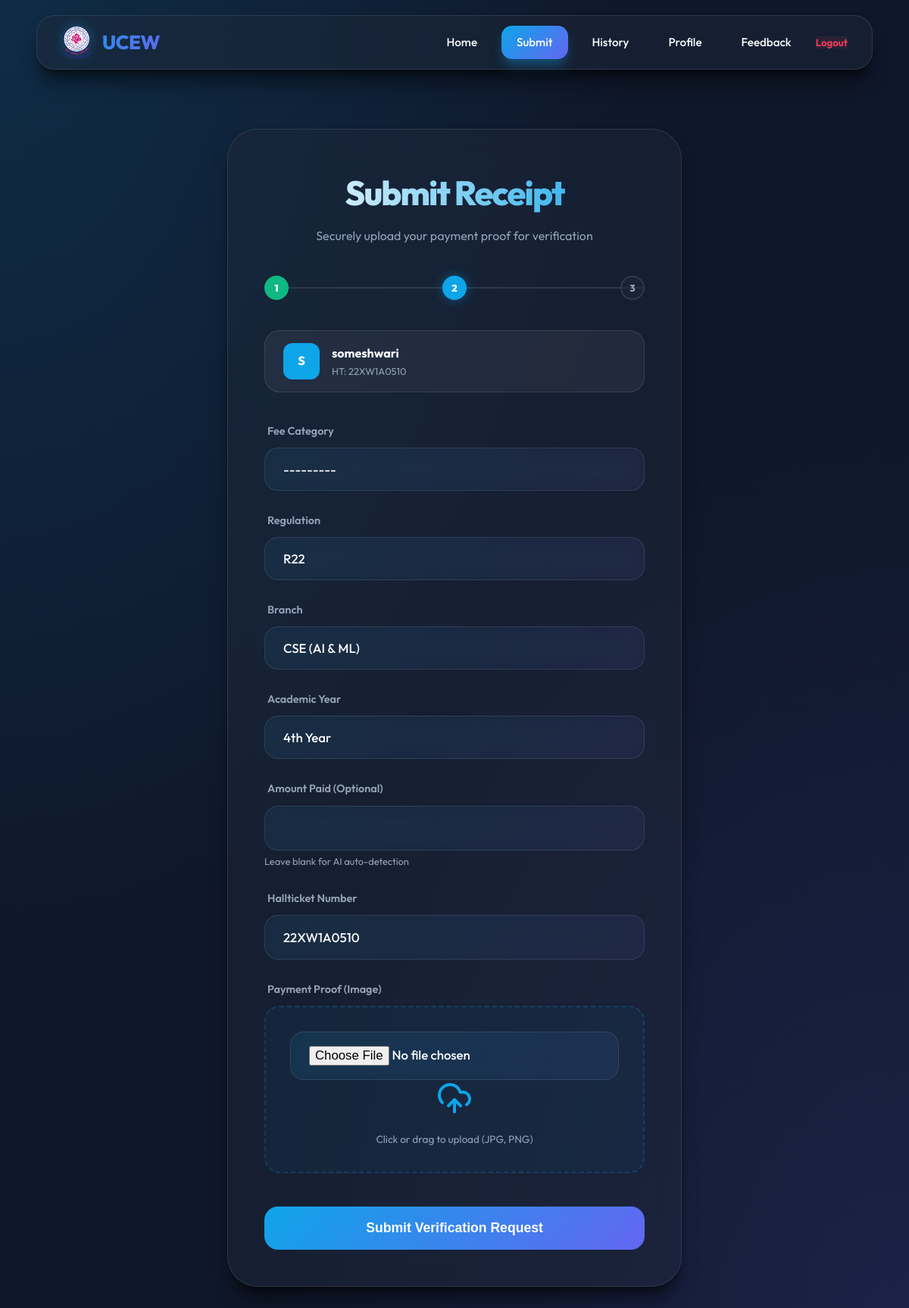
The page /submit/ (signed in) on the database its author committed.
### fee/models_student_profile.py (models this page shows, shortened)
class StudentProfile(models.Model):
    REGULATIONS = [
        ('r18', 'R18'),
        ('r22', 'R22'),
        ('r25', 'R25'),
    ]
    ACADEMIC_YEARS = [
        ('1', '1st Year'),
        ('2', '2nd Year'),
        ('3', '3rd Year'),
        ('4', '4th Year'),
    ]
    BRANCH_CHOICES = [
        ('CSE', 'Computer Science & Engineering'),
        ('CSM', 'CSE (AI & ML)'),
        ('ECE', 'Electronics & Communication'),
        ('CIVIL', 'Civil Engineering'),
        ('MECH', 'Mechanical Engineering'),
    ]
    user = models.OneToOneField(User, on_delete=models.CASCADE)
    hallticket_number = models.CharField(max_length=32, unique=True)
    regulation = models.CharField(max_length=10, choices=REGULATIONS, null=True, blank=True)
    branch = models.CharField(max_length=10, choices=BRANCH_CHOICES, null=True, blank=True)
    academic_year = models.CharField(max_length=10, choices=ACADEMIC_YEARS, null=True, blank=True)

### fee/views.py (the view)
# urls.py: path('submit/', views.submit_receipt, name='submit_receipt'),
@login_required
def submit_receipt(request):
    student_profile = StudentProfile.objects.filter(user=request.user).first()
    hallticket_number = student_profile.hallticket_number if student_profile else None
    student_details = {
        'username': request.user.username,
        'email': request.user.email,
        'hallticket_number': hallticket_number,
        'regulation': student_profile.regulation if student_profile else None,
        'academic_year': student_profile.academic_year if student_profile else None,
    } if student_profile else None
    if request.method == 'POST':
        form = ReceiptUploadForm(request.POST, request.FILES)
        if form.is_valid():
            receipt = form.save(commit=False)
            receipt.student = request.user
            form_ht_no = form.cleaned_data.get('hallticket_number')
            form_reg = form.cleaned_data.get('regulation')
            form_year = form.cleaned_data.get('academic_year')
            form_branch = form.cleaned_data.get('branch')
            if form_ht_no:
                update_student_profile(request.user, ht_no=form_ht_no, regulation=form_reg, academic_year=form_year, branch=form_branch)
            receipt.hallticket_number = form_ht_no
            try:
                image_file = request.FILES.get('image')
                if not image_file:
                    messages.error(request, "No image uploaded. Please select a file and try again.")
                    return redirect('submit_receipt')
                with tempfile.NamedTemporaryFile(delete=False, suffix=os.path.splitext(image_file.name)[-1]) as temp_img:
                    for chunk in image_file.chunks():
                        temp_img.write(chunk)
                    temp_img_path = temp_img.name
                data = extract_detailed_data(temp_img_path)
                text = data['text']
                utr = data['utr']
                txn_time = data['txn_time']
                if receipt.fee_type == 'exam' and text:
                    normalized_text = text.replace(' ', '').replace('-', '').upper()
                    has_acc = '41276761385' in normalized_text
                    has_bank = data.get('bank_name') in ['State Bank of India', 'SBI'] or 'STATEBANK' in normalized_text or 'SBI' in normalized_text
                    if not has_acc or not has_bank:
                        messages.error(request, "Submission Rejected: Exam fee must be paid only to State Bank of India, Account No: 41276761385. The submitted receipt does not match these details.")
                        if os.path.exists(temp_img_path):
                            os.remove(temp_img_path)
                        return redirect('submit_receipt')
                receipt.extracted_text = text
                receipt.utr = utr
                receipt.bank_name = data['bank_name']
                receipt.receiver_name = data['receiver_name']
                receipt.bank_account_name = data['bank_account_name']
                receipt.transaction_id = data['transaction_id']
                ocr_amount = data.get('amount')
                manual_amount = form.cleaned_data.get('amount')
                ignore_mismatch = request.POST.get('ignore_mismatch') == 'true'
                if not manual_amount and ocr_amount:
                    receipt.amount = ocr_amount
                elif manual_amount:
                    receipt.amount = manual_amount
                if manual_amount and ocr_amount and manual_amount != ocr_amount and not ignore_mismatch:
                    messages.warning(request, f"Amount discrepancy: You entered ₹{manual_amount}, but the receipt appears to show ₹{ocr_amount}. Please verify and submit again if correct.")
                    if os.path.exists(temp_img_path):
                        os.remove(temp_img_path)
                    return render(request, 'fee/submit_receipt.html', {
                        'form': form,
                        'hallticket_number': hallticket_number,
                        'student_details': student_details,
                        'amount_mismatch': True,
                        'detected_amount': ocr_amount
                    })
                if not text:
                    messages.warning(request, "Could not extract any text from the uploaded image. Please try a clearer image. It has been submitted for manual review.")
                if not utr:
                    messages.warning(request, "No UTR/transaction reference was detected in your receipt. Please check your upload.")
                if txn_time is not None:
                    if timezone.is_naive(txn_time):
                        txn_time = timezone.make_aware(txn_time, timezone.get_current_timezone())
                    receipt.transaction_at = txn_time
                duplicate_receipt, duplicate_reason = check_for_duplicate(receipt)
                if duplicate_receipt:
                    receipt.is_duplicate = True
                    receipt.duplicate_of = duplicate_receipt
                    receipt.status = 'rejected'
                    receipt.rejection_reason = f"Duplicate detected: {duplicate_reason}"
                    receipt.processed_at = timezone.now()
                    messages.error(request, f"Duplicate detected: {duplicate_reason} Your submission has been automatically rejected. If you believe this is an error, please contact support.")
                    send_mail(
                        'Duplicate Receipt Rejected',
                        f'Dear {request.user.username},\n\nYour receipt submission was rejected because a duplicate was detected: {duplicate_reason}',
                        'admin@feemanagement.com',
                        [request.user.email],
                        fail_silently=True,
                    )
                else:
                    if text and utr:
                        receipt.status = 'approved'
                        receipt.processed_at = timezone.now()
                        messages.success(request, f"Receipt submitted and automatically approved! Your transaction reference: {utr}")
                        send_mail(
                            'Receipt Submission Approved',
                            f'Dear {request.user.username},\n\n'
                            f'We have received and automatically approved your receipt for {receipt.get_fee_type_display()}.\n'
                            f'Transaction Reference: {receipt.utr}\n'
                            f'Amount: {receipt.amount if receipt.amount else "N/A"}\n'
                            f'Status: Approved\n\n'
                            f'Thank you,\nFee Management Team',
                            'admin@feemanagement.com',
                            [request.user.email],
                            fail_silently=True,
                        )
                    else:
                        messages.success(request, f"Receipt submitted successfully! Your transaction reference: {utr if utr else 'N/A'}")
                        send_mail(
                            'Receipt Submission Confirmed',
                            f'Dear {request.user.username},\n\n'
                            f'We have received your receipt for {receipt.get_fee_type_display()}.\n'
                            f'Transaction Reference: {receipt.utr if receipt.utr else "N/A"}\n'
                            f'Amount: {receipt.amount if receipt.amount else "N/A"}\n'
                            f'Status: Pending Review\n\n'
                            f'Thank you,\nFee Management Team',
                            'admin@feemanagement.com',
                            [request.user.email],
                            fail_silently=True,
                        )
                with open(temp_img_path, 'rb') as f:
                    receipt.image.save(image_file.name, File(f), save=False)
                if os.path.exists(temp_img_path):
                    os.remove(temp_img_path)
                receipt.save()
            except Exception as e:
                messages.error(request, f"An unexpected error occurred while processing your receipt: {str(e)}. Please try again or contact support.")
                return redirect('submit_receipt')
            return redirect('submit_receipt')
        else:
            messages.error(request, "There was a problem with your submission. Please check the form for errors and try again.")
    else:
        initial_data = {'hallticket_number': hallticket_number}
        if student_profile:
            initial_data['regulation'] = student_profile.regulation
            initial_data['academic_year'] = student_profile.academic_year
            initial_data['branch'] = student_profile.branch
        form = ReceiptUploadForm(initial=initial_data)
    return render(request, 'fee/submit_receipt.html', {'form': form, 'hallticket_number': hallticket_number, 'student_details': student_details})

### fee/templates/fee/submit_receipt.html (shortened to what this page needs)
{% extends 'base.html' %}
{% block content %}
<div class="submit-wrapper glass">
    <div class="submit-header">
        <h1>Submit Receipt</h1>
        <p style="color: var(--text-muted);">Securely upload your payment proof for verification</p>
    </div>
    <div class="stepper">
        <div class="step active" id="step-1">1</div>
        <div class="step" id="step-2">2</div>
        <div class="step" id="step-3">3</div>
    </div>
    {% if student_details %}
    <div class="student-badge">
        <div style="width: 48px; height: 48px; background: var(--primary); border-radius: 12px; display: flex; align-items: center; justify-content: center; font-weight: 800;">
            {{ student_details.username|slice:":1"|upper }}
        </div>
        <div>
            <div style="font-weight: 700;">{{ student_details.username }}</div>
            <div style="font-size: 0.8rem; color: var(--text-muted);">HT: {{ student_details.hallticket_number }}</div>
        </div>
    </div>
    {% endif %}
    <form method="post" enctype="multipart/form-data" id="receipt-upload-form">
        <div class="form-group">
            <label>Fee Category</label>
            {{ form.fee_type }}
        </div>
        <div class="form-group">
            <label>Regulation</label>
            {{ form.regulation }}
        </div>
        <div class="form-group">
            <label>Branch</label>
            {{ form.branch }}
        </div>
        <div class="form-group">
            <label>Academic Year</label>
            {{ form.academic_year }}
        </div>
        <div class="form-group">
            <label>Amount Paid (Optional)</label>
            {{ form.amount }}
            <small style="color: var(--text-muted); font-size: 0.8rem; display: block; margin-top: 4px;">Leave blank for AI auto-detection</small>
        </div>
        <div class="form-group">
            <label>Hallticket Number</label>
            {{ form.hallticket_number }}
        </div>
        <div class="form-group">
            <label>Payment Proof (Image)</label>
            <div class="file-upload-box" onclick="document.getElementById('id_image').click();">
                {{ form.image }}
                <div id="upload-placeholder">
                    <i data-lucide="upload-cloud" style="width: 48px; height: 48px; color: var(--primary); margin-bottom: 12px;"></i>
                    <div style="font-size: 0.85rem; color: var(--text-muted);">Click or drag to upload (JPG, PNG)</div>
                </div>
            </div>
        </div>
        <button type="submit" class="submit-btn-premium" id="submit-btn">Submit Verification Request</button>
    </form>
</div>
{% endblock %}

### rows shown on the page
StudentProfile: hallticket_number "22XW1A0510", regulation "R22", branch "CSE (AI & ML)", academic_year "4th Year"

### other values the page prints
{{ student_details.username|slice:":1"|upper }} "S"
{{ student_details.username }} "someshwari"
